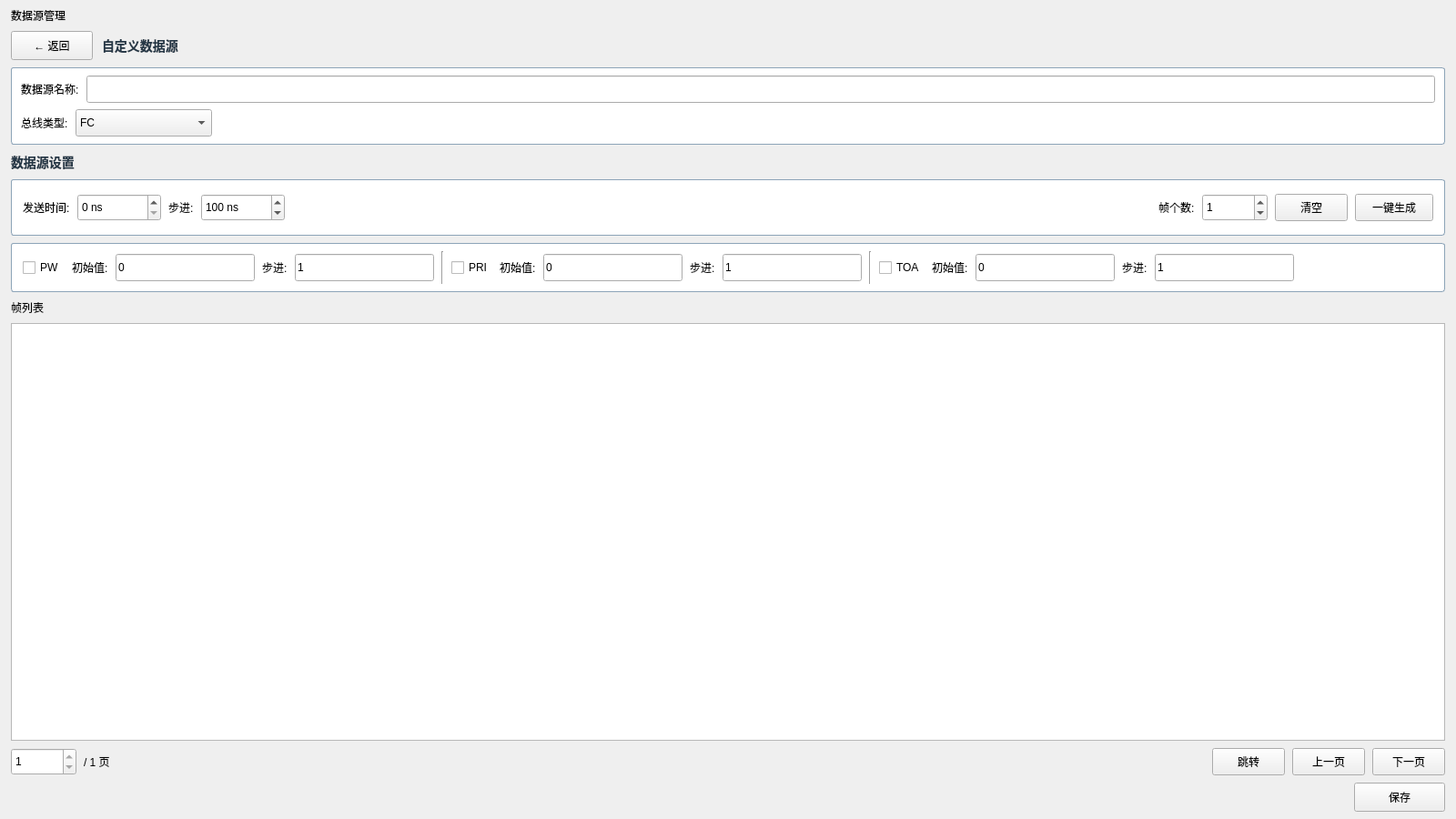
<?xml version="1.0" encoding="UTF-8"?>
<ui version="4.0">
 <class>wid_customdatasource</class>
 <widget class="QWidget" name="wid_customdatasource">
  <property name="geometry">
   <rect>
    <x>0</x>
    <y>0</y>
    <width>1600</width>
    <height>900</height>
   </rect>
  </property>
  <property name="styleSheet">
   <string notr="true">QFrame#sourceInfoFrame,
QFrame#settingsFrame,
QFrame#auroraSettingsFrame,
QFrame#tcpSettingsFrame,
QFrame#sequenceSettingsFrame,
QFrame#auroraSequenceSettingsFrame,
QFrame#tcpSequenceSettingsFrame,
QFrame#auroraParamFrame,
QFrame#auroraHeaderFrame,
QFrame#auroraValueFrame {
    background: #FFFFFF;
    border: 1px solid #8DA4B8;
    border-radius: 3px;
}
QLabel#customTitleLabel,
QLabel#sectionTitle,
QLabel#auroraSectionTitle,
QLabel#tcpSectionTitle,
QLabel#auroraHeaderTitle {
    color: #253746;
    font-size: 14px;
    font-weight: 600;
}</string>
  </property>
  <layout class="QVBoxLayout" name="rootLayout">
   <property name="spacing">
    <number>8</number>
   </property>
   <property name="leftMargin">
    <number>12</number>
   </property>
   <property name="topMargin">
    <number>8</number>
   </property>
   <property name="rightMargin">
    <number>12</number>
   </property>
   <property name="bottomMargin">
    <number>8</number>
   </property>
   <item>
    <widget class="QLabel" name="pageTitle">
     <property name="text">
      <string>数据源管理</string>
     </property>
    </widget>
   </item>
   <item>
    <layout class="QHBoxLayout" name="headerLayout">
     <property name="spacing">
      <number>10</number>
     </property>
     <item>
      <widget class="QPushButton" name="backButton">
       <property name="minimumSize">
        <size>
         <width>90</width>
         <height>32</height>
        </size>
       </property>
       <property name="maximumSize">
        <size>
         <width>90</width>
         <height>32</height>
        </size>
       </property>
       <property name="cursor">
        <cursorShape>PointingHandCursor</cursorShape>
       </property>
       <property name="text">
        <string>← 返回</string>
       </property>
      </widget>
     </item>
     <item>
      <widget class="QLabel" name="customTitleLabel">
       <property name="text">
        <string>自定义数据源</string>
       </property>
      </widget>
     </item>
     <item>
      <spacer name="headerSpacer">
       <property name="orientation">
        <enum>Qt::Horizontal</enum>
       </property>
       <property name="sizeHint" stdset="0">
        <size>
         <width>40</width>
         <height>20</height>
        </size>
       </property>
      </spacer>
     </item>
    </layout>
   </item>
   <item>
    <widget class="QFrame" name="sourceInfoFrame">
     <layout class="QVBoxLayout" name="sourceInfoLayout">
      <property name="spacing">
       <number>7</number>
      </property>
      <property name="leftMargin">
       <number>10</number>
      </property>
      <property name="topMargin">
       <number>8</number>
      </property>
      <property name="rightMargin">
       <number>10</number>
      </property>
      <property name="bottomMargin">
       <number>8</number>
      </property>
      <item>
       <layout class="QHBoxLayout" name="sourceNameLayout">
        <property name="spacing">
         <number>8</number>
        </property>
        <item>
         <widget class="QLabel" name="dataSourceNameLabel">
          <property name="text">
           <string>数据源名称:</string>
          </property>
         </widget>
        </item>
        <item>
         <widget class="QLineEdit" name="dataSourceNameEdit">
          <property name="minimumSize">
           <size>
            <width>0</width>
            <height>30</height>
           </size>
          </property>
         </widget>
        </item>
       </layout>
      </item>
      <item>
       <layout class="QHBoxLayout" name="busTypeLayout">
        <property name="spacing">
         <number>8</number>
        </property>
        <item>
         <widget class="QLabel" name="busTypeLabel">
          <property name="text">
           <string>总线类型:</string>
          </property>
         </widget>
        </item>
        <item>
         <widget class="QComboBox" name="busTypeCombo">
          <property name="minimumSize">
           <size>
            <width>150</width>
            <height>30</height>
           </size>
          </property>
          <property name="maximumSize">
           <size>
            <width>150</width>
            <height>30</height>
           </size>
          </property>
          <item>
           <property name="text">
            <string>FC</string>
           </property>
          </item>
          <item>
           <property name="text">
            <string>Aurora</string>
           </property>
          </item>
          <item>
           <property name="text">
            <string>以太网</string>
           </property>
          </item>
         </widget>
        </item>
        <item>
         <spacer name="busTypeSpacer">
          <property name="orientation">
           <enum>Qt::Horizontal</enum>
          </property>
          <property name="sizeHint" stdset="0">
           <size>
            <width>40</width>
            <height>20</height>
           </size>
          </property>
         </spacer>
        </item>
       </layout>
      </item>
     </layout>
    </widget>
   </item>
   <item>
    <widget class="QStackedWidget" name="typePageStack">
     <widget class="QWidget" name="fcPage">
      <layout class="QVBoxLayout" name="fcPageLayout">
       <property name="spacing">
        <number>8</number>
       </property>
       <property name="leftMargin">
        <number>0</number>
       </property>
       <property name="topMargin">
        <number>0</number>
       </property>
       <property name="rightMargin">
        <number>0</number>
       </property>
       <property name="bottomMargin">
        <number>0</number>
       </property>
       <item>
        <widget class="QLabel" name="sectionTitle">
         <property name="text">
          <string>数据源设置</string>
         </property>
        </widget>
       </item>
       <item>
        <widget class="QFrame" name="settingsFrame">
         <property name="minimumSize">
          <size>
           <width>0</width>
           <height>62</height>
          </size>
         </property>
         <layout class="QHBoxLayout" name="settingsLayout">
          <property name="spacing">
           <number>8</number>
          </property>
          <property name="leftMargin">
           <number>12</number>
          </property>
          <property name="topMargin">
           <number>10</number>
          </property>
          <property name="rightMargin">
           <number>12</number>
          </property>
          <property name="bottomMargin">
           <number>10</number>
          </property>
          <item>
           <widget class="QLabel" name="sendTimeLabel">
            <property name="text">
             <string>发送时间:</string>
            </property>
           </widget>
          </item>
          <item>
           <widget class="QSpinBox" name="sendTimeSpinBox">
            <property name="minimumSize">
             <size>
              <width>92</width>
              <height>30</height>
             </size>
            </property>
            <property name="suffix">
             <string> ns</string>
            </property>
            <property name="maximum">
             <number>2000000000</number>
            </property>
           </widget>
          </item>
          <item>
           <widget class="QLabel" name="stepLabel">
            <property name="text">
             <string>步进:</string>
            </property>
           </widget>
          </item>
          <item>
           <widget class="QSpinBox" name="stepSpinBox">
            <property name="minimumSize">
             <size>
              <width>92</width>
              <height>30</height>
             </size>
            </property>
            <property name="suffix">
             <string> ns</string>
            </property>
            <property name="minimum">
             <number>1</number>
            </property>
            <property name="maximum">
             <number>2000000000</number>
            </property>
            <property name="value">
             <number>100</number>
            </property>
           </widget>
          </item>
          <item>
           <spacer name="settingsSpacer">
            <property name="orientation">
             <enum>Qt::Horizontal</enum>
            </property>
            <property name="sizeHint" stdset="0">
             <size>
              <width>40</width>
              <height>20</height>
             </size>
            </property>
           </spacer>
          </item>
          <item>
           <widget class="QLabel" name="frameCountLabel">
            <property name="text">
             <string>帧个数:</string>
            </property>
           </widget>
          </item>
          <item>
           <widget class="QSpinBox" name="frameCountSpinBox">
            <property name="minimumSize">
             <size>
              <width>72</width>
              <height>30</height>
             </size>
            </property>
            <property name="maximum">
             <number>100000</number>
            </property>
            <property name="value">
             <number>1</number>
            </property>
           </widget>
          </item>
          <item>
           <widget class="QPushButton" name="clearFramesButton">
            <property name="minimumSize">
             <size>
              <width>72</width>
              <height>30</height>
             </size>
            </property>
            <property name="cursor">
             <cursorShape>PointingHandCursor</cursorShape>
            </property>
            <property name="text">
             <string>清空</string>
            </property>
           </widget>
          </item>
          <item>
           <widget class="QPushButton" name="generateButton">
            <property name="minimumSize">
             <size>
              <width>86</width>
              <height>30</height>
             </size>
            </property>
            <property name="cursor">
             <cursorShape>PointingHandCursor</cursorShape>
            </property>
            <property name="text">
             <string>一键生成</string>
            </property>
           </widget>
          </item>
         </layout>
        </widget>
       </item>
       <item>
        <widget class="QFrame" name="sequenceSettingsFrame">
         <property name="minimumSize">
          <size>
           <width>0</width>
           <height>54</height>
          </size>
         </property>
         <property name="visible">
          <bool>false</bool>
         </property>
         <layout class="QHBoxLayout" name="sequenceSettingsLayout">
          <property name="spacing">
           <number>8</number>
          </property>
          <property name="leftMargin">
           <number>12</number>
          </property>
          <property name="topMargin">
           <number>8</number>
          </property>
          <property name="rightMargin">
           <number>12</number>
          </property>
          <property name="bottomMargin">
           <number>8</number>
          </property>
          <item>
           <widget class="QCheckBox" name="pwSequenceCheckBox">
            <property name="text">
             <string>PW</string>
            </property>
           </widget>
          </item>
          <item>
           <widget class="QLabel" name="pwInitialLabel">
            <property name="text">
             <string>初始值:</string>
            </property>
           </widget>
          </item>
          <item>
           <widget class="QLineEdit" name="pwInitialEdit">
            <property name="minimumSize">
             <size>
              <width>82</width>
              <height>30</height>
             </size>
            </property>
            <property name="text">
             <string>0</string>
            </property>
           </widget>
          </item>
          <item>
           <widget class="QLabel" name="pwStepLabel">
            <property name="text">
             <string>步进:</string>
            </property>
           </widget>
          </item>
          <item>
           <widget class="QLineEdit" name="pwStepEdit">
            <property name="minimumSize">
             <size>
              <width>82</width>
              <height>30</height>
             </size>
            </property>
            <property name="text">
             <string>1</string>
            </property>
           </widget>
          </item>
          <item>
           <widget class="QFrame" name="pwSequenceSeparator">
            <property name="frameShape">
             <enum>QFrame::VLine</enum>
            </property>
            <property name="frameShadow">
             <enum>QFrame::Sunken</enum>
            </property>
           </widget>
          </item>
          <item>
           <widget class="QCheckBox" name="priSequenceCheckBox">
            <property name="text">
             <string>PRI</string>
            </property>
           </widget>
          </item>
          <item>
           <widget class="QLabel" name="priInitialLabel">
            <property name="text">
             <string>初始值:</string>
            </property>
           </widget>
          </item>
          <item>
           <widget class="QLineEdit" name="priInitialEdit">
            <property name="minimumSize">
             <size>
              <width>82</width>
              <height>30</height>
             </size>
            </property>
            <property name="text">
             <string>0</string>
            </property>
           </widget>
          </item>
          <item>
           <widget class="QLabel" name="priStepLabel">
            <property name="text">
             <string>步进:</string>
            </property>
           </widget>
          </item>
          <item>
           <widget class="QLineEdit" name="priStepEdit">
            <property name="minimumSize">
             <size>
              <width>82</width>
              <height>30</height>
             </size>
            </property>
            <property name="text">
             <string>1</string>
            </property>
           </widget>
          </item>
          <item>
           <widget class="QFrame" name="priSequenceSeparator">
            <property name="frameShape">
             <enum>QFrame::VLine</enum>
            </property>
            <property name="frameShadow">
             <enum>QFrame::Sunken</enum>
            </property>
           </widget>
          </item>
          <item>
           <widget class="QCheckBox" name="toaSequenceCheckBox">
            <property name="text">
             <string>TOA</string>
            </property>
           </widget>
          </item>
          <item>
           <widget class="QLabel" name="toaInitialLabel">
            <property name="text">
             <string>初始值:</string>
            </property>
           </widget>
          </item>
          <item>
           <widget class="QLineEdit" name="toaInitialEdit">
            <property name="minimumSize">
             <size>
              <width>82</width>
              <height>30</height>
             </size>
            </property>
            <property name="text">
             <string>0</string>
            </property>
           </widget>
          </item>
          <item>
           <widget class="QLabel" name="toaStepLabel">
            <property name="text">
             <string>步进:</string>
            </property>
           </widget>
          </item>
          <item>
           <widget class="QLineEdit" name="toaStepEdit">
            <property name="minimumSize">
             <size>
              <width>82</width>
              <height>30</height>
             </size>
            </property>
            <property name="text">
             <string>1</string>
            </property>
           </widget>
          </item>
          <item>
           <spacer name="sequenceSettingsSpacer">
            <property name="orientation">
             <enum>Qt::Horizontal</enum>
            </property>
            <property name="sizeHint" stdset="0">
             <size>
              <width>20</width>
              <height>20</height>
             </size>
            </property>
           </spacer>
          </item>
         </layout>
        </widget>
       </item>
       <item>
        <widget class="QLabel" name="frameListLabel">
         <property name="text">
          <string>帧列表</string>
         </property>
        </widget>
       </item>
       <item>
        <widget class="QTableWidget" name="frameTable">
         <property name="minimumSize">
          <size>
           <width>0</width>
           <height>390</height>
          </size>
         </property>
         <property name="selectionBehavior">
          <enum>QAbstractItemView::SelectRows</enum>
         </property>
        </widget>
       </item>
       <item>
        <layout class="QHBoxLayout" name="framePageLayout">
         <property name="spacing">
          <number>8</number>
         </property>
         <item>
          <widget class="QSpinBox" name="framePageSpinBox">
           <property name="minimumSize">
            <size>
             <width>72</width>
             <height>30</height>
            </size>
           </property>
           <property name="minimum">
            <number>1</number>
           </property>
           <property name="maximum">
            <number>1</number>
           </property>
          </widget>
         </item>
         <item>
          <widget class="QLabel" name="framePageCountLabel">
           <property name="text">
            <string>/ 1 页</string>
           </property>
          </widget>
         </item>
         <item>
          <spacer name="framePageSpacer">
           <property name="orientation">
            <enum>Qt::Horizontal</enum>
           </property>
           <property name="sizeHint" stdset="0">
            <size>
             <width>40</width>
             <height>20</height>
            </size>
           </property>
          </spacer>
         </item>
         <item>
          <widget class="QPushButton" name="frameJumpButton">
           <property name="minimumSize">
            <size>
             <width>70</width>
             <height>30</height>
            </size>
           </property>
           <property name="text">
            <string>跳转</string>
           </property>
          </widget>
         </item>
         <item>
          <widget class="QPushButton" name="framePrevButton">
           <property name="minimumSize">
            <size>
             <width>70</width>
             <height>30</height>
            </size>
           </property>
           <property name="text">
            <string>上一页</string>
           </property>
          </widget>
         </item>
         <item>
          <widget class="QPushButton" name="frameNextButton">
           <property name="minimumSize">
            <size>
             <width>70</width>
             <height>30</height>
            </size>
           </property>
           <property name="text">
            <string>下一页</string>
           </property>
          </widget>
         </item>
        </layout>
       </item>
      </layout>
     </widget>
     <widget class="QWidget" name="auroraPage">
      <layout class="QVBoxLayout" name="auroraPageLayout">
       <property name="spacing">
        <number>8</number>
       </property>
       <property name="leftMargin">
        <number>0</number>
       </property>
       <property name="topMargin">
        <number>0</number>
       </property>
       <property name="rightMargin">
        <number>0</number>
       </property>
       <property name="bottomMargin">
        <number>0</number>
       </property>
       <item>
        <widget class="QLabel" name="auroraSectionTitle">
         <property name="text">
          <string>数据源设置</string>
         </property>
        </widget>
       </item>
       <item>
        <widget class="QFrame" name="auroraSettingsFrame">
         <property name="minimumSize">
          <size>
           <width>0</width>
           <height>62</height>
          </size>
         </property>
         <layout class="QHBoxLayout" name="auroraSettingsLayout">
          <property name="spacing">
           <number>8</number>
          </property>
          <property name="leftMargin">
           <number>12</number>
          </property>
          <property name="topMargin">
           <number>10</number>
          </property>
          <property name="rightMargin">
           <number>12</number>
          </property>
          <property name="bottomMargin">
           <number>10</number>
          </property>
          <item>
           <widget class="QLabel" name="auroraSendTimeLabel">
            <property name="text">
             <string>发送时间:</string>
            </property>
           </widget>
          </item>
          <item>
           <widget class="QSpinBox" name="auroraSendTimeSpinBox">
            <property name="minimumSize">
             <size>
              <width>92</width>
              <height>30</height>
             </size>
            </property>
            <property name="suffix">
             <string> ns</string>
            </property>
            <property name="maximum">
             <number>2000000000</number>
            </property>
           </widget>
          </item>
          <item>
           <widget class="QLabel" name="auroraStepLabel">
            <property name="text">
             <string>步进:</string>
            </property>
           </widget>
          </item>
          <item>
           <widget class="QSpinBox" name="auroraStepSpinBox">
            <property name="minimumSize">
             <size>
              <width>92</width>
              <height>30</height>
             </size>
            </property>
            <property name="suffix">
             <string> ns</string>
            </property>
            <property name="minimum">
             <number>1</number>
            </property>
            <property name="maximum">
             <number>2000000000</number>
            </property>
            <property name="value">
             <number>100</number>
            </property>
           </widget>
          </item>
          <item>
           <spacer name="auroraSettingsSpacer">
            <property name="orientation">
             <enum>Qt::Horizontal</enum>
            </property>
            <property name="sizeHint" stdset="0">
             <size>
              <width>40</width>
              <height>20</height>
             </size>
            </property>
           </spacer>
          </item>
          <item>
           <widget class="QLabel" name="auroraFrameCountLabel">
            <property name="text">
             <string>帧个数:</string>
            </property>
           </widget>
          </item>
          <item>
           <widget class="QSpinBox" name="auroraFrameCountSpinBox">
            <property name="minimumSize">
             <size>
              <width>72</width>
              <height>30</height>
             </size>
            </property>
            <property name="maximum">
             <number>100000</number>
            </property>
            <property name="value">
             <number>1</number>
            </property>
           </widget>
          </item>
          <item>
           <widget class="QPushButton" name="auroraClearFramesButton">
            <property name="minimumSize">
             <size>
              <width>72</width>
              <height>30</height>
             </size>
            </property>
            <property name="cursor">
             <cursorShape>PointingHandCursor</cursorShape>
            </property>
            <property name="text">
             <string>清空</string>
            </property>
           </widget>
          </item>
          <item>
           <widget class="QPushButton" name="auroraGenerateButton">
            <property name="minimumSize">
             <size>
              <width>86</width>
              <height>30</height>
             </size>
            </property>
            <property name="cursor">
             <cursorShape>PointingHandCursor</cursorShape>
            </property>
            <property name="text">
             <string>一键生成</string>
            </property>
           </widget>
          </item>
         </layout>
        </widget>
       </item>
       <item>
        <widget class="QFrame" name="auroraSequenceSettingsFrame">
         <property name="minimumSize">
          <size>
           <width>0</width>
           <height>54</height>
          </size>
         </property>
         <property name="visible">
          <bool>false</bool>
         </property>
         <layout class="QHBoxLayout" name="auroraSequenceSettingsLayout">
          <property name="spacing">
           <number>8</number>
          </property>
          <property name="leftMargin">
           <number>12</number>
          </property>
          <property name="topMargin">
           <number>8</number>
          </property>
          <property name="rightMargin">
           <number>12</number>
          </property>
          <property name="bottomMargin">
           <number>8</number>
          </property>
          <item>
           <widget class="QCheckBox" name="auroraPwSequenceCheckBox">
            <property name="text">
             <string>PW</string>
            </property>
           </widget>
          </item>
          <item>
           <widget class="QLabel" name="auroraPwInitialLabel">
            <property name="text">
             <string>初始值:</string>
            </property>
           </widget>
          </item>
          <item>
           <widget class="QLineEdit" name="auroraPwInitialEdit">
            <property name="minimumSize">
             <size>
              <width>82</width>
              <height>30</height>
             </size>
            </property>
            <property name="text">
             <string>0</string>
            </property>
           </widget>
          </item>
          <item>
           <widget class="QLabel" name="auroraPwStepLabel">
            <property name="text">
             <string>步进:</string>
            </property>
           </widget>
          </item>
          <item>
           <widget class="QLineEdit" name="auroraPwStepEdit">
            <property name="minimumSize">
             <size>
              <width>82</width>
              <height>30</height>
             </size>
            </property>
            <property name="text">
             <string>1</string>
            </property>
           </widget>
          </item>
          <item>
           <widget class="QFrame" name="auroraPwSequenceSeparator">
            <property name="frameShape">
             <enum>QFrame::VLine</enum>
            </property>
            <property name="frameShadow">
             <enum>QFrame::Sunken</enum>
            </property>
           </widget>
          </item>
          <item>
           <widget class="QCheckBox" name="auroraPriSequenceCheckBox">
            <property name="text">
             <string>PRI</string>
            </property>
           </widget>
          </item>
          <item>
           <widget class="QLabel" name="auroraPriInitialLabel">
            <property name="text">
             <string>初始值:</string>
            </property>
           </widget>
          </item>
          <item>
           <widget class="QLineEdit" name="auroraPriInitialEdit">
            <property name="minimumSize">
             <size>
              <width>82</width>
              <height>30</height>
             </size>
            </property>
            <property name="text">
             <string>0</string>
            </property>
           </widget>
          </item>
          <item>
           <widget class="QLabel" name="auroraPriStepLabel">
            <property name="text">
             <string>步进:</string>
            </property>
           </widget>
          </item>
          <item>
           <widget class="QLineEdit" name="auroraPriStepEdit">
            <property name="minimumSize">
             <size>
              <width>82</width>
              <height>30</height>
             </size>
            </property>
            <property name="text">
             <string>1</string>
            </property>
           </widget>
          </item>
          <item>
           <widget class="QFrame" name="auroraPriSequenceSeparator">
            <property name="frameShape">
             <enum>QFrame::VLine</enum>
            </property>
            <property name="frameShadow">
             <enum>QFrame::Sunken</enum>
            </property>
           </widget>
          </item>
          <item>
           <widget class="QCheckBox" name="auroraToaSequenceCheckBox">
            <property name="text">
             <string>TOA</string>
            </property>
           </widget>
          </item>
          <item>
           <widget class="QLabel" name="auroraToaInitialLabel">
            <property name="text">
             <string>初始值:</string>
            </property>
           </widget>
          </item>
          <item>
           <widget class="QLineEdit" name="auroraToaInitialEdit">
            <property name="minimumSize">
             <size>
              <width>82</width>
              <height>30</height>
             </size>
            </property>
            <property name="text">
             <string>0</string>
            </property>
           </widget>
          </item>
          <item>
           <widget class="QLabel" name="auroraToaStepLabel">
            <property name="text">
             <string>步进:</string>
            </property>
           </widget>
          </item>
          <item>
           <widget class="QLineEdit" name="auroraToaStepEdit">
            <property name="minimumSize">
             <size>
              <width>82</width>
              <height>30</height>
             </size>
            </property>
            <property name="text">
             <string>1</string>
            </property>
           </widget>
          </item>
          <item>
           <spacer name="auroraSequenceSettingsSpacer">
            <property name="orientation">
             <enum>Qt::Horizontal</enum>
            </property>
            <property name="sizeHint" stdset="0">
             <size>
              <width>20</width>
              <height>20</height>
             </size>
            </property>
           </spacer>
          </item>
         </layout>
        </widget>
       </item>
       <item>
        <widget class="QLabel" name="auroraFrameListLabel">
         <property name="text">
          <string>帧列表</string>
         </property>
        </widget>
       </item>
       <item>
        <widget class="QTableWidget" name="auroraFrameTable">
         <property name="minimumSize">
          <size>
           <width>0</width>
           <height>390</height>
          </size>
         </property>
         <property name="selectionBehavior">
          <enum>QAbstractItemView::SelectRows</enum>
         </property>
        </widget>
       </item>
       <item>
        <layout class="QHBoxLayout" name="auroraFramePageLayout">
         <property name="spacing">
          <number>8</number>
         </property>
         <item>
          <widget class="QSpinBox" name="auroraFramePageSpinBox">
           <property name="minimumSize">
            <size>
             <width>72</width>
             <height>30</height>
            </size>
           </property>
           <property name="minimum">
            <number>1</number>
           </property>
           <property name="maximum">
            <number>1</number>
           </property>
          </widget>
         </item>
         <item>
          <widget class="QLabel" name="auroraFramePageCountLabel">
           <property name="text">
            <string>/ 1 页</string>
           </property>
          </widget>
         </item>
         <item>
          <spacer name="auroraFramePageSpacer">
           <property name="orientation">
            <enum>Qt::Horizontal</enum>
           </property>
           <property name="sizeHint" stdset="0">
            <size>
             <width>40</width>
             <height>20</height>
            </size>
           </property>
          </spacer>
         </item>
         <item>
          <widget class="QPushButton" name="auroraFrameJumpButton">
           <property name="minimumSize">
            <size>
             <width>70</width>
             <height>30</height>
            </size>
           </property>
           <property name="text">
            <string>跳转</string>
           </property>
          </widget>
         </item>
         <item>
          <widget class="QPushButton" name="auroraFramePrevButton">
           <property name="minimumSize">
            <size>
             <width>70</width>
             <height>30</height>
            </size>
           </property>
           <property name="text">
            <string>上一页</string>
           </property>
          </widget>
         </item>
         <item>
          <widget class="QPushButton" name="auroraFrameNextButton">
           <property name="minimumSize">
            <size>
             <width>70</width>
             <height>30</height>
            </size>
           </property>
           <property name="text">
            <string>下一页</string>
           </property>
          </widget>
         </item>
        </layout>
       </item>
      </layout>
     </widget>
     <widget class="QWidget" name="tcpPage">
      <layout class="QVBoxLayout" name="tcpPageLayout">
       <property name="spacing">
        <number>8</number>
       </property>
       <property name="leftMargin">
        <number>0</number>
       </property>
       <property name="topMargin">
        <number>0</number>
       </property>
       <property name="rightMargin">
        <number>0</number>
       </property>
       <property name="bottomMargin">
        <number>0</number>
       </property>
       <item>
        <widget class="QLabel" name="tcpSectionTitle">
         <property name="text">
          <string>数据源设置</string>
         </property>
        </widget>
       </item>
       <item>
        <widget class="QFrame" name="tcpSettingsFrame">
         <property name="minimumSize">
          <size>
           <width>0</width>
           <height>62</height>
          </size>
         </property>
         <layout class="QHBoxLayout" name="tcpSettingsLayout">
          <property name="spacing">
           <number>8</number>
          </property>
          <property name="leftMargin">
           <number>12</number>
          </property>
          <property name="topMargin">
           <number>10</number>
          </property>
          <property name="rightMargin">
           <number>12</number>
          </property>
          <property name="bottomMargin">
           <number>10</number>
          </property>
          <item>
           <widget class="QLabel" name="tcpSendTimeLabel">
            <property name="text">
             <string>发送时间:</string>
            </property>
           </widget>
          </item>
          <item>
           <widget class="QSpinBox" name="tcpSendTimeSpinBox">
            <property name="minimumSize">
             <size>
              <width>92</width>
              <height>30</height>
             </size>
            </property>
            <property name="suffix">
             <string> ns</string>
            </property>
            <property name="maximum">
             <number>2000000000</number>
            </property>
           </widget>
          </item>
          <item>
           <widget class="QLabel" name="tcpStepLabel">
            <property name="text">
             <string>步进:</string>
            </property>
           </widget>
          </item>
          <item>
           <widget class="QSpinBox" name="tcpStepSpinBox">
            <property name="minimumSize">
             <size>
              <width>92</width>
              <height>30</height>
             </size>
            </property>
            <property name="suffix">
             <string> ns</string>
            </property>
            <property name="minimum">
             <number>1</number>
            </property>
            <property name="maximum">
             <number>2000000000</number>
            </property>
            <property name="value">
             <number>100</number>
            </property>
           </widget>
          </item>
          <item>
           <spacer name="tcpSettingsSpacer">
            <property name="orientation">
             <enum>Qt::Horizontal</enum>
            </property>
            <property name="sizeHint" stdset="0">
             <size>
              <width>40</width>
              <height>20</height>
             </size>
            </property>
           </spacer>
          </item>
          <item>
           <widget class="QLabel" name="tcpFrameCountLabel">
            <property name="text">
             <string>帧个数:</string>
            </property>
           </widget>
          </item>
          <item>
           <widget class="QSpinBox" name="tcpFrameCountSpinBox">
            <property name="minimumSize">
             <size>
              <width>72</width>
              <height>30</height>
             </size>
            </property>
            <property name="maximum">
             <number>100000</number>
            </property>
            <property name="value">
             <number>1</number>
            </property>
           </widget>
          </item>
          <item>
           <widget class="QPushButton" name="tcpClearFramesButton">
            <property name="minimumSize">
             <size>
              <width>72</width>
              <height>30</height>
             </size>
            </property>
            <property name="cursor">
             <cursorShape>PointingHandCursor</cursorShape>
            </property>
            <property name="text">
             <string>清空</string>
            </property>
           </widget>
          </item>
          <item>
           <widget class="QPushButton" name="tcpGenerateButton">
            <property name="minimumSize">
             <size>
              <width>86</width>
              <height>30</height>
             </size>
            </property>
            <property name="cursor">
             <cursorShape>PointingHandCursor</cursorShape>
            </property>
            <property name="text">
             <string>一键生成</string>
            </property>
           </widget>
          </item>
         </layout>
        </widget>
       </item>
       <item>
        <widget class="QFrame" name="tcpSequenceSettingsFrame">
         <property name="minimumSize">
          <size>
           <width>0</width>
           <height>54</height>
          </size>
         </property>
         <property name="visible">
          <bool>false</bool>
         </property>
         <layout class="QHBoxLayout" name="tcpSequenceSettingsLayout">
          <property name="spacing">
           <number>8</number>
          </property>
          <property name="leftMargin">
           <number>12</number>
          </property>
          <property name="topMargin">
           <number>8</number>
          </property>
          <property name="rightMargin">
           <number>12</number>
          </property>
          <property name="bottomMargin">
           <number>8</number>
          </property>
          <item>
           <widget class="QCheckBox" name="tcpPwSequenceCheckBox">
            <property name="text">
             <string>PW</string>
            </property>
           </widget>
          </item>
          <item>
           <widget class="QLabel" name="tcpPwInitialLabel">
            <property name="text">
             <string>初始值:</string>
            </property>
           </widget>
          </item>
          <item>
           <widget class="QLineEdit" name="tcpPwInitialEdit">
            <property name="minimumSize">
             <size>
              <width>82</width>
              <height>30</height>
             </size>
            </property>
            <property name="text">
             <string>0</string>
            </property>
           </widget>
          </item>
          <item>
           <widget class="QLabel" name="tcpPwStepLabel">
            <property name="text">
             <string>步进:</string>
            </property>
           </widget>
          </item>
          <item>
           <widget class="QLineEdit" name="tcpPwStepEdit">
            <property name="minimumSize">
             <size>
              <width>82</width>
              <height>30</height>
             </size>
            </property>
            <property name="text">
             <string>1</string>
            </property>
           </widget>
          </item>
          <item>
           <widget class="QFrame" name="tcpPwSequenceSeparator">
            <property name="frameShape">
             <enum>QFrame::VLine</enum>
            </property>
            <property name="frameShadow">
             <enum>QFrame::Sunken</enum>
            </property>
           </widget>
          </item>
          <item>
           <widget class="QCheckBox" name="tcpPriSequenceCheckBox">
            <property name="text">
             <string>PRI</string>
            </property>
           </widget>
          </item>
          <item>
           <widget class="QLabel" name="tcpPriInitialLabel">
            <property name="text">
             <string>初始值:</string>
            </property>
           </widget>
          </item>
          <item>
           <widget class="QLineEdit" name="tcpPriInitialEdit">
            <property name="minimumSize">
             <size>
              <width>82</width>
              <height>30</height>
             </size>
            </property>
            <property name="text">
             <string>0</string>
            </property>
           </widget>
          </item>
          <item>
           <widget class="QLabel" name="tcpPriStepLabel">
            <property name="text">
             <string>步进:</string>
            </property>
           </widget>
          </item>
          <item>
           <widget class="QLineEdit" name="tcpPriStepEdit">
            <property name="minimumSize">
             <size>
              <width>82</width>
              <height>30</height>
             </size>
            </property>
            <property name="text">
             <string>1</string>
            </property>
           </widget>
          </item>
          <item>
           <widget class="QFrame" name="tcpPriSequenceSeparator">
            <property name="frameShape">
             <enum>QFrame::VLine</enum>
            </property>
            <property name="frameShadow">
             <enum>QFrame::Sunken</enum>
            </property>
           </widget>
          </item>
          <item>
           <widget class="QCheckBox" name="tcpToaSequenceCheckBox">
            <property name="text">
             <string>TOA</string>
            </property>
           </widget>
          </item>
          <item>
           <widget class="QLabel" name="tcpToaInitialLabel">
            <property name="text">
             <string>初始值:</string>
            </property>
           </widget>
          </item>
          <item>
           <widget class="QLineEdit" name="tcpToaInitialEdit">
            <property name="minimumSize">
             <size>
              <width>82</width>
              <height>30</height>
             </size>
            </property>
            <property name="text">
             <string>0</string>
            </property>
           </widget>
          </item>
          <item>
           <widget class="QLabel" name="tcpToaStepLabel">
            <property name="text">
             <string>步进:</string>
            </property>
           </widget>
          </item>
          <item>
           <widget class="QLineEdit" name="tcpToaStepEdit">
            <property name="minimumSize">
             <size>
              <width>82</width>
              <height>30</height>
             </size>
            </property>
            <property name="text">
             <string>1</string>
            </property>
           </widget>
          </item>
          <item>
           <spacer name="tcpSequenceSettingsSpacer">
            <property name="orientation">
             <enum>Qt::Horizontal</enum>
            </property>
            <property name="sizeHint" stdset="0">
             <size>
              <width>20</width>
              <height>20</height>
             </size>
            </property>
           </spacer>
          </item>
         </layout>
        </widget>
       </item>
       <item>
        <widget class="QLabel" name="tcpFrameListLabel">
         <property name="text">
          <string>帧列表</string>
         </property>
        </widget>
       </item>
       <item>
        <widget class="QTableWidget" name="tcpFrameTable">
         <property name="minimumSize">
          <size>
           <width>0</width>
           <height>390</height>
          </size>
         </property>
         <property name="selectionBehavior">
          <enum>QAbstractItemView::SelectRows</enum>
         </property>
        </widget>
       </item>
       <item>
        <layout class="QHBoxLayout" name="tcpFramePageLayout">
         <property name="spacing">
          <number>8</number>
         </property>
         <item>
          <widget class="QSpinBox" name="tcpFramePageSpinBox">
           <property name="minimumSize">
            <size>
             <width>72</width>
             <height>30</height>
            </size>
           </property>
           <property name="minimum">
            <number>1</number>
           </property>
           <property name="maximum">
            <number>1</number>
           </property>
          </widget>
         </item>
         <item>
          <widget class="QLabel" name="tcpFramePageCountLabel">
           <property name="text">
            <string>/ 1 页</string>
           </property>
          </widget>
         </item>
         <item>
          <spacer name="tcpFramePageSpacer">
           <property name="orientation">
            <enum>Qt::Horizontal</enum>
           </property>
           <property name="sizeHint" stdset="0">
            <size>
             <width>40</width>
             <height>20</height>
            </size>
           </property>
          </spacer>
         </item>
         <item>
          <widget class="QPushButton" name="tcpFrameJumpButton">
           <property name="minimumSize">
            <size>
             <width>70</width>
             <height>30</height>
            </size>
           </property>
           <property name="text">
            <string>跳转</string>
           </property>
          </widget>
         </item>
         <item>
          <widget class="QPushButton" name="tcpFramePrevButton">
           <property name="minimumSize">
            <size>
             <width>70</width>
             <height>30</height>
            </size>
           </property>
           <property name="text">
            <string>上一页</string>
           </property>
          </widget>
         </item>
         <item>
          <widget class="QPushButton" name="tcpFrameNextButton">
           <property name="minimumSize">
            <size>
             <width>70</width>
             <height>30</height>
            </size>
           </property>
           <property name="text">
            <string>下一页</string>
           </property>
          </widget>
         </item>
        </layout>
       </item>
      </layout>
     </widget>
    </widget>
   </item>
   <item>
    <layout class="QHBoxLayout" name="saveLayout">
     <item>
      <spacer name="saveSpacer">
       <property name="orientation">
        <enum>Qt::Horizontal</enum>
       </property>
       <property name="sizeHint" stdset="0">
        <size>
         <width>40</width>
         <height>20</height>
        </size>
       </property>
      </spacer>
     </item>
     <item>
      <widget class="QPushButton" name="saveButton">
       <property name="minimumSize">
        <size>
         <width>100</width>
         <height>32</height>
        </size>
       </property>
       <property name="cursor">
        <cursorShape>PointingHandCursor</cursorShape>
       </property>
       <property name="text">
        <string>保存</string>
       </property>
      </widget>
     </item>
    </layout>
   </item>
  </layout>
 </widget>
 <resources/>
 <connections/>
</ui>
